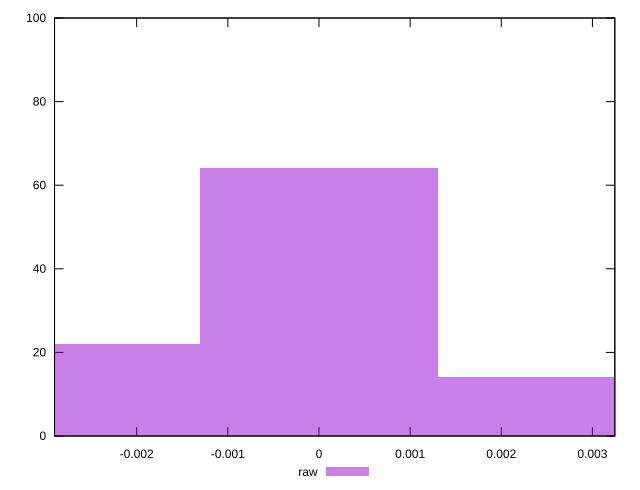

Source code (gnuplot):
reset

$raw <<EOF
0 64
-0.0026082909506244365 22
0.0026082909506244365 14
EOF

set key outside below
set boxwidth 0.0026082909506244365
set xrange [-0.0029010721723699124:0.003245593027416556]
set yrange [0:100]
set trange [0:100]
set style fill transparent solid 0.5 noborder
set terminal svg size 640, 490 enhanced background rgb 'white'
set output "report_00009_2021-02-08T22-37-41.559Z/meta/pScore-difference/samples/pages+cached+noadtech/raw/histogram.svg"

plot $raw title "raw" with boxes

reset
